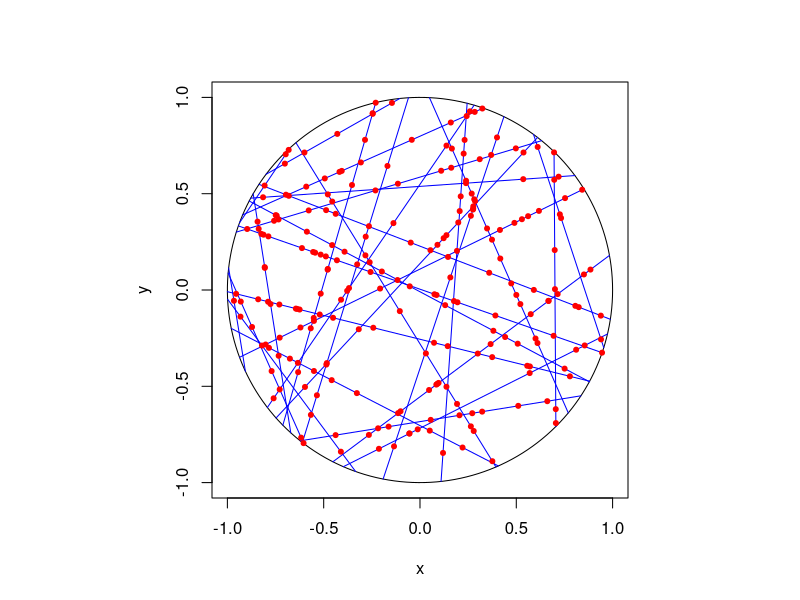

Here is the R script that generated this plot:
# Simulate a Cox point process on a disk. 
# This Cox point process is formed by first simulating a uniform Poisson 
# line process. On each line (or segment) an independent Poisson point 
# process is then simulated.
# Author: H. Paul Keeler, 2019.


###START -- Parameters -- START###
#Cox (ie Poisson line-point) process parameters
lambda=4; #intensity (ie mean density) of the Poisson *line* process
mu=5; #intensity (ie mean density) of the Poisson *point* process

#Simulation disk dimensions
xx0=0; yy0=0; #center of disk
r=1; #disk radius
massLine=2*pi*r*lambda; #total measure/mass of the line process
###END -- Parameters -- END###

###START -- Simulate a Poisson line process on a disk -- START###
#Simulate Poisson point process
numbLines=rpois(1,massLine);#Poisson number of points

theta=2*pi*runif(numbLines); #choose angular component uniformly
p=r*runif(numbLines); #choose radial component uniformly
q=sqrt(r^2-p^2); #distance to circle edge (alonge line)

#calculate trig values
sin_theta=sin(theta);
cos_theta=cos(theta);

#calculate segment endpoints of Poisson line process
xx1=xx0+p*cos_theta+q*sin_theta;
yy1=yy0+p*sin_theta-q*cos_theta;
xx2=xx0+p*cos_theta-q*sin_theta;
yy2=yy0+p*sin_theta+q*cos_theta;
###END Simulate a Poisson line process on a disk END###

###START Simulate a Poisson point processes on each line START###
lengthLine=2*q; #length of each segment
massPoint=mu*lengthLine;#mass on each line
numbLinePoints=rpois(rep(1,numbLines),massPoint); #Poisson number of points on each line
numbLinePointsTotal=sum(numbLinePoints);
uu=2*runif(numbLinePointsTotal)-1; #uniform variables on (-1,1)

#replicate values to simulate points all in one step
xx0_all=rep(xx0,numbLinePointsTotal);
yy0_all=rep(yy0,numbLinePointsTotal);
p_all=rep(p,numbLinePoints);
q_all=rep(q,numbLinePoints);
sin_theta_all=rep(sin_theta,numbLinePoints);
cos_theta_all=rep(cos_theta,numbLinePoints);

#position points on Poisson lines/segments
xxPP_all=xx0_all+p_all*cos_theta_all+q_all*uu*sin_theta_all;
yyPP_all=yy0_all+p_all*sin_theta_all-q_all*uu*cos_theta_all;
### END Simulate a Poisson point processes on each line ###END

### START Plotting ###START
#plot circle
t=seq(0,2*pi,len=200);
xp=r*cos(t); yp=r*sin(t);
par(pty='s'); #use square plotting region
plot(xx0+xp,yy0+yp,xlab='x',ylab='y',type="l", col='black');

#plot segments of Poisson line process
segments(xx1,yy1,xx2,yy2,col='blue'); 
#plot Poisson points on line process
points(xxPP_all,yyPP_all,pch=20, col='red');

###END Plotting END###
